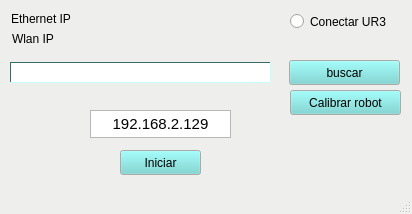
<?xml version="1.0" encoding="UTF-8"?>
<ui version="4.0">
 <class>MainWindow</class>
 <widget class="QMainWindow" name="MainWindow">
  <property name="enabled">
   <bool>true</bool>
  </property>
  <property name="geometry">
   <rect>
    <x>0</x>
    <y>0</y>
    <width>412</width>
    <height>214</height>
   </rect>
  </property>
  <property name="sizePolicy">
   <sizepolicy hsizetype="Fixed" vsizetype="Fixed">
    <horstretch>0</horstretch>
    <verstretch>0</verstretch>
   </sizepolicy>
  </property>
  <property name="minimumSize">
   <size>
    <width>412</width>
    <height>214</height>
   </size>
  </property>
  <property name="maximumSize">
   <size>
    <width>412</width>
    <height>258</height>
   </size>
  </property>
  <property name="palette">
   <palette>
    <active>
     <colorrole role="WindowText">
      <brush brushstyle="SolidPattern">
       <color alpha="255">
        <red>0</red>
        <green>0</green>
        <blue>0</blue>
       </color>
      </brush>
     </colorrole>
     <colorrole role="Button">
      <brush brushstyle="SolidPattern">
       <color alpha="255">
        <red>110</red>
        <green>215</green>
        <blue>213</blue>
       </color>
      </brush>
     </colorrole>
     <colorrole role="Light">
      <brush brushstyle="SolidPattern">
       <color alpha="255">
        <red>199</red>
        <green>255</green>
        <blue>254</blue>
       </color>
      </brush>
     </colorrole>
     <colorrole role="Midlight">
      <brush brushstyle="SolidPattern">
       <color alpha="255">
        <red>154</red>
        <green>235</green>
        <blue>233</blue>
       </color>
      </brush>
     </colorrole>
     <colorrole role="Dark">
      <brush brushstyle="SolidPattern">
       <color alpha="255">
        <red>55</red>
        <green>107</green>
        <blue>106</blue>
       </color>
      </brush>
     </colorrole>
     <colorrole role="Mid">
      <brush brushstyle="SolidPattern">
       <color alpha="255">
        <red>73</red>
        <green>143</green>
        <blue>142</blue>
       </color>
      </brush>
     </colorrole>
     <colorrole role="Text">
      <brush brushstyle="SolidPattern">
       <color alpha="255">
        <red>0</red>
        <green>0</green>
        <blue>0</blue>
       </color>
      </brush>
     </colorrole>
     <colorrole role="BrightText">
      <brush brushstyle="SolidPattern">
       <color alpha="255">
        <red>255</red>
        <green>255</green>
        <blue>255</blue>
       </color>
      </brush>
     </colorrole>
     <colorrole role="ButtonText">
      <brush brushstyle="SolidPattern">
       <color alpha="255">
        <red>0</red>
        <green>0</green>
        <blue>0</blue>
       </color>
      </brush>
     </colorrole>
     <colorrole role="Base">
      <brush brushstyle="SolidPattern">
       <color alpha="255">
        <red>255</red>
        <green>255</green>
        <blue>255</blue>
       </color>
      </brush>
     </colorrole>
     <colorrole role="Window">
      <brush brushstyle="SolidPattern">
       <color alpha="255">
        <red>238</red>
        <green>238</green>
        <blue>236</blue>
       </color>
      </brush>
     </colorrole>
     <colorrole role="Shadow">
      <brush brushstyle="SolidPattern">
       <color alpha="255">
        <red>0</red>
        <green>0</green>
        <blue>0</blue>
       </color>
      </brush>
     </colorrole>
     <colorrole role="AlternateBase">
      <brush brushstyle="SolidPattern">
       <color alpha="255">
        <red>182</red>
        <green>235</green>
        <blue>234</blue>
       </color>
      </brush>
     </colorrole>
     <colorrole role="ToolTipBase">
      <brush brushstyle="SolidPattern">
       <color alpha="255">
        <red>255</red>
        <green>255</green>
        <blue>220</blue>
       </color>
      </brush>
     </colorrole>
     <colorrole role="ToolTipText">
      <brush brushstyle="SolidPattern">
       <color alpha="255">
        <red>0</red>
        <green>0</green>
        <blue>0</blue>
       </color>
      </brush>
     </colorrole>
     <colorrole role="PlaceholderText">
      <brush brushstyle="SolidPattern">
       <color alpha="128">
        <red>0</red>
        <green>0</green>
        <blue>0</blue>
       </color>
      </brush>
     </colorrole>
    </active>
    <inactive>
     <colorrole role="WindowText">
      <brush brushstyle="SolidPattern">
       <color alpha="255">
        <red>0</red>
        <green>0</green>
        <blue>0</blue>
       </color>
      </brush>
     </colorrole>
     <colorrole role="Button">
      <brush brushstyle="SolidPattern">
       <color alpha="255">
        <red>110</red>
        <green>215</green>
        <blue>213</blue>
       </color>
      </brush>
     </colorrole>
     <colorrole role="Light">
      <brush brushstyle="SolidPattern">
       <color alpha="255">
        <red>199</red>
        <green>255</green>
        <blue>254</blue>
       </color>
      </brush>
     </colorrole>
     <colorrole role="Midlight">
      <brush brushstyle="SolidPattern">
       <color alpha="255">
        <red>154</red>
        <green>235</green>
        <blue>233</blue>
       </color>
      </brush>
     </colorrole>
     <colorrole role="Dark">
      <brush brushstyle="SolidPattern">
       <color alpha="255">
        <red>55</red>
        <green>107</green>
        <blue>106</blue>
       </color>
      </brush>
     </colorrole>
     <colorrole role="Mid">
      <brush brushstyle="SolidPattern">
       <color alpha="255">
        <red>73</red>
        <green>143</green>
        <blue>142</blue>
       </color>
      </brush>
     </colorrole>
     <colorrole role="Text">
      <brush brushstyle="SolidPattern">
       <color alpha="255">
        <red>0</red>
        <green>0</green>
        <blue>0</blue>
       </color>
      </brush>
     </colorrole>
     <colorrole role="BrightText">
      <brush brushstyle="SolidPattern">
       <color alpha="255">
        <red>255</red>
        <green>255</green>
        <blue>255</blue>
       </color>
      </brush>
     </colorrole>
     <colorrole role="ButtonText">
      <brush brushstyle="SolidPattern">
       <color alpha="255">
        <red>0</red>
        <green>0</green>
        <blue>0</blue>
       </color>
      </brush>
     </colorrole>
     <colorrole role="Base">
      <brush brushstyle="SolidPattern">
       <color alpha="255">
        <red>255</red>
        <green>255</green>
        <blue>255</blue>
       </color>
      </brush>
     </colorrole>
     <colorrole role="Window">
      <brush brushstyle="SolidPattern">
       <color alpha="255">
        <red>238</red>
        <green>238</green>
        <blue>236</blue>
       </color>
      </brush>
     </colorrole>
     <colorrole role="Shadow">
      <brush brushstyle="SolidPattern">
       <color alpha="255">
        <red>0</red>
        <green>0</green>
        <blue>0</blue>
       </color>
      </brush>
     </colorrole>
     <colorrole role="AlternateBase">
      <brush brushstyle="SolidPattern">
       <color alpha="255">
        <red>182</red>
        <green>235</green>
        <blue>234</blue>
       </color>
      </brush>
     </colorrole>
     <colorrole role="ToolTipBase">
      <brush brushstyle="SolidPattern">
       <color alpha="255">
        <red>255</red>
        <green>255</green>
        <blue>220</blue>
       </color>
      </brush>
     </colorrole>
     <colorrole role="ToolTipText">
      <brush brushstyle="SolidPattern">
       <color alpha="255">
        <red>0</red>
        <green>0</green>
        <blue>0</blue>
       </color>
      </brush>
     </colorrole>
     <colorrole role="PlaceholderText">
      <brush brushstyle="SolidPattern">
       <color alpha="128">
        <red>0</red>
        <green>0</green>
        <blue>0</blue>
       </color>
      </brush>
     </colorrole>
    </inactive>
    <disabled>
     <colorrole role="WindowText">
      <brush brushstyle="SolidPattern">
       <color alpha="255">
        <red>55</red>
        <green>107</green>
        <blue>106</blue>
       </color>
      </brush>
     </colorrole>
     <colorrole role="Button">
      <brush brushstyle="SolidPattern">
       <color alpha="255">
        <red>110</red>
        <green>215</green>
        <blue>213</blue>
       </color>
      </brush>
     </colorrole>
     <colorrole role="Light">
      <brush brushstyle="SolidPattern">
       <color alpha="255">
        <red>199</red>
        <green>255</green>
        <blue>254</blue>
       </color>
      </brush>
     </colorrole>
     <colorrole role="Midlight">
      <brush brushstyle="SolidPattern">
       <color alpha="255">
        <red>154</red>
        <green>235</green>
        <blue>233</blue>
       </color>
      </brush>
     </colorrole>
     <colorrole role="Dark">
      <brush brushstyle="SolidPattern">
       <color alpha="255">
        <red>55</red>
        <green>107</green>
        <blue>106</blue>
       </color>
      </brush>
     </colorrole>
     <colorrole role="Mid">
      <brush brushstyle="SolidPattern">
       <color alpha="255">
        <red>73</red>
        <green>143</green>
        <blue>142</blue>
       </color>
      </brush>
     </colorrole>
     <colorrole role="Text">
      <brush brushstyle="SolidPattern">
       <color alpha="255">
        <red>55</red>
        <green>107</green>
        <blue>106</blue>
       </color>
      </brush>
     </colorrole>
     <colorrole role="BrightText">
      <brush brushstyle="SolidPattern">
       <color alpha="255">
        <red>255</red>
        <green>255</green>
        <blue>255</blue>
       </color>
      </brush>
     </colorrole>
     <colorrole role="ButtonText">
      <brush brushstyle="SolidPattern">
       <color alpha="255">
        <red>55</red>
        <green>107</green>
        <blue>106</blue>
       </color>
      </brush>
     </colorrole>
     <colorrole role="Base">
      <brush brushstyle="SolidPattern">
       <color alpha="255">
        <red>238</red>
        <green>238</green>
        <blue>236</blue>
       </color>
      </brush>
     </colorrole>
     <colorrole role="Window">
      <brush brushstyle="SolidPattern">
       <color alpha="255">
        <red>238</red>
        <green>238</green>
        <blue>236</blue>
       </color>
      </brush>
     </colorrole>
     <colorrole role="Shadow">
      <brush brushstyle="SolidPattern">
       <color alpha="255">
        <red>0</red>
        <green>0</green>
        <blue>0</blue>
       </color>
      </brush>
     </colorrole>
     <colorrole role="AlternateBase">
      <brush brushstyle="SolidPattern">
       <color alpha="255">
        <red>110</red>
        <green>215</green>
        <blue>213</blue>
       </color>
      </brush>
     </colorrole>
     <colorrole role="ToolTipBase">
      <brush brushstyle="SolidPattern">
       <color alpha="255">
        <red>255</red>
        <green>255</green>
        <blue>220</blue>
       </color>
      </brush>
     </colorrole>
     <colorrole role="ToolTipText">
      <brush brushstyle="SolidPattern">
       <color alpha="255">
        <red>0</red>
        <green>0</green>
        <blue>0</blue>
       </color>
      </brush>
     </colorrole>
     <colorrole role="PlaceholderText">
      <brush brushstyle="SolidPattern">
       <color alpha="128">
        <red>0</red>
        <green>0</green>
        <blue>0</blue>
       </color>
      </brush>
     </colorrole>
    </disabled>
   </palette>
  </property>
  <property name="windowTitle">
   <string>Configuración</string>
  </property>
  <widget class="QWidget" name="centralwidget">
   <widget class="QTextBrowser" name="my_etherner_ip">
    <property name="geometry">
     <rect>
      <x>100</x>
      <y>7</y>
      <width>241</width>
      <height>21</height>
     </rect>
    </property>
    <property name="palette">
     <palette>
      <active>
       <colorrole role="Base">
        <brush brushstyle="SolidPattern">
         <color alpha="0">
          <red>191</red>
          <green>64</green>
          <blue>64</blue>
         </color>
        </brush>
       </colorrole>
       <colorrole role="Window">
        <brush brushstyle="SolidPattern">
         <color alpha="255">
          <red>238</red>
          <green>238</green>
          <blue>236</blue>
         </color>
        </brush>
       </colorrole>
      </active>
      <inactive>
       <colorrole role="Base">
        <brush brushstyle="SolidPattern">
         <color alpha="0">
          <red>191</red>
          <green>64</green>
          <blue>64</blue>
         </color>
        </brush>
       </colorrole>
       <colorrole role="Window">
        <brush brushstyle="SolidPattern">
         <color alpha="255">
          <red>238</red>
          <green>238</green>
          <blue>236</blue>
         </color>
        </brush>
       </colorrole>
      </inactive>
      <disabled>
       <colorrole role="Base">
        <brush brushstyle="SolidPattern">
         <color alpha="255">
          <red>238</red>
          <green>238</green>
          <blue>236</blue>
         </color>
        </brush>
       </colorrole>
       <colorrole role="Window">
        <brush brushstyle="SolidPattern">
         <color alpha="255">
          <red>238</red>
          <green>238</green>
          <blue>236</blue>
         </color>
        </brush>
       </colorrole>
      </disabled>
     </palette>
    </property>
    <property name="acceptDrops">
     <bool>true</bool>
    </property>
    <property name="frameShape">
     <enum>QFrame::NoFrame</enum>
    </property>
    <property name="lineWidth">
     <number>0</number>
    </property>
    <property name="verticalScrollBarPolicy">
     <enum>Qt::ScrollBarAlwaysOff</enum>
    </property>
    <property name="html">
     <string>&lt;!DOCTYPE HTML PUBLIC &quot;-//W3C//DTD HTML 4.0//EN&quot; &quot;http://www.w3.org/TR/REC-html40/strict.dtd&quot;&gt;
&lt;html&gt;&lt;head&gt;&lt;meta name=&quot;qrichtext&quot; content=&quot;1&quot; /&gt;&lt;style type=&quot;text/css&quot;&gt;
p, li { white-space: pre-wrap; }
&lt;/style&gt;&lt;/head&gt;&lt;body style=&quot; font-family:'Ubuntu'; font-size:11pt; font-weight:400; font-style:normal;&quot;&gt;
&lt;p style=&quot;-qt-paragraph-type:empty; margin-top:0px; margin-bottom:0px; margin-left:0px; margin-right:0px; -qt-block-indent:0; text-indent:0px;&quot;&gt;&lt;br /&gt;&lt;/p&gt;&lt;/body&gt;&lt;/html&gt;</string>
    </property>
   </widget>
   <widget class="QTextBrowser" name="my_wlan_ip">
    <property name="geometry">
     <rect>
      <x>100</x>
      <y>25</y>
      <width>151</width>
      <height>21</height>
     </rect>
    </property>
    <property name="palette">
     <palette>
      <active>
       <colorrole role="Base">
        <brush brushstyle="SolidPattern">
         <color alpha="0">
          <red>191</red>
          <green>64</green>
          <blue>64</blue>
         </color>
        </brush>
       </colorrole>
      </active>
      <inactive>
       <colorrole role="Base">
        <brush brushstyle="SolidPattern">
         <color alpha="0">
          <red>191</red>
          <green>64</green>
          <blue>64</blue>
         </color>
        </brush>
       </colorrole>
      </inactive>
      <disabled>
       <colorrole role="Base">
        <brush brushstyle="SolidPattern">
         <color alpha="255">
          <red>239</red>
          <green>239</green>
          <blue>239</blue>
         </color>
        </brush>
       </colorrole>
      </disabled>
     </palette>
    </property>
    <property name="acceptDrops">
     <bool>true</bool>
    </property>
    <property name="frameShape">
     <enum>QFrame::NoFrame</enum>
    </property>
    <property name="lineWidth">
     <number>0</number>
    </property>
    <property name="verticalScrollBarPolicy">
     <enum>Qt::ScrollBarAlwaysOff</enum>
    </property>
    <property name="html">
     <string>&lt;!DOCTYPE HTML PUBLIC &quot;-//W3C//DTD HTML 4.0//EN&quot; &quot;http://www.w3.org/TR/REC-html40/strict.dtd&quot;&gt;
&lt;html&gt;&lt;head&gt;&lt;meta name=&quot;qrichtext&quot; content=&quot;1&quot; /&gt;&lt;style type=&quot;text/css&quot;&gt;
p, li { white-space: pre-wrap; }
&lt;/style&gt;&lt;/head&gt;&lt;body style=&quot; font-family:'Ubuntu'; font-size:11pt; font-weight:400; font-style:normal;&quot;&gt;
&lt;p style=&quot;-qt-paragraph-type:empty; margin-top:0px; margin-bottom:0px; margin-left:0px; margin-right:0px; -qt-block-indent:0; text-indent:0px;&quot;&gt;&lt;br /&gt;&lt;/p&gt;&lt;/body&gt;&lt;/html&gt;</string>
    </property>
   </widget>
   <widget class="QTextEdit" name="robot_ip">
    <property name="geometry">
     <rect>
      <x>90</x>
      <y>110</y>
      <width>141</width>
      <height>28</height>
     </rect>
    </property>
    <property name="font">
     <font>
      <kerning>true</kerning>
     </font>
    </property>
    <property name="layoutDirection">
     <enum>Qt::LeftToRight</enum>
    </property>
    <property name="verticalScrollBarPolicy">
     <enum>Qt::ScrollBarAlwaysOff</enum>
    </property>
    <property name="html">
     <string>&lt;!DOCTYPE HTML PUBLIC &quot;-//W3C//DTD HTML 4.0//EN&quot; &quot;http://www.w3.org/TR/REC-html40/strict.dtd&quot;&gt;
&lt;html&gt;&lt;head&gt;&lt;meta name=&quot;qrichtext&quot; content=&quot;1&quot; /&gt;&lt;style type=&quot;text/css&quot;&gt;
p, li { white-space: pre-wrap; }
&lt;/style&gt;&lt;/head&gt;&lt;body style=&quot; font-family:'Ubuntu'; font-size:11pt; font-weight:400; font-style:normal;&quot;&gt;
&lt;p align=&quot;center&quot; style=&quot; margin-top:0px; margin-bottom:0px; margin-left:0px; margin-right:0px; -qt-block-indent:0; text-indent:0px;&quot;&gt;192.168.2.129&lt;/p&gt;&lt;/body&gt;&lt;/html&gt;</string>
    </property>
   </widget>
   <widget class="QPushButton" name="Calibrar">
    <property name="geometry">
     <rect>
      <x>290</x>
      <y>90</y>
      <width>111</width>
      <height>25</height>
     </rect>
    </property>
    <property name="palette">
     <palette>
      <active>
       <colorrole role="Button">
        <brush brushstyle="SolidPattern">
         <color alpha="255">
          <red>110</red>
          <green>215</green>
          <blue>213</blue>
         </color>
        </brush>
       </colorrole>
       <colorrole role="Base">
        <brush brushstyle="SolidPattern">
         <color alpha="255">
          <red>255</red>
          <green>255</green>
          <blue>255</blue>
         </color>
        </brush>
       </colorrole>
      </active>
      <inactive>
       <colorrole role="Button">
        <brush brushstyle="SolidPattern">
         <color alpha="255">
          <red>110</red>
          <green>215</green>
          <blue>213</blue>
         </color>
        </brush>
       </colorrole>
       <colorrole role="Base">
        <brush brushstyle="SolidPattern">
         <color alpha="255">
          <red>255</red>
          <green>255</green>
          <blue>255</blue>
         </color>
        </brush>
       </colorrole>
      </inactive>
      <disabled>
       <colorrole role="Button">
        <brush brushstyle="SolidPattern">
         <color alpha="255">
          <red>110</red>
          <green>215</green>
          <blue>213</blue>
         </color>
        </brush>
       </colorrole>
       <colorrole role="Base">
        <brush brushstyle="SolidPattern">
         <color alpha="255">
          <red>239</red>
          <green>239</green>
          <blue>239</blue>
         </color>
        </brush>
       </colorrole>
      </disabled>
     </palette>
    </property>
    <property name="text">
     <string>Calibrar robot</string>
    </property>
   </widget>
   <widget class="QPushButton" name="seleccionar_archivo">
    <property name="geometry">
     <rect>
      <x>289</x>
      <y>60</y>
      <width>111</width>
      <height>25</height>
     </rect>
    </property>
    <property name="palette">
     <palette>
      <active>
       <colorrole role="Button">
        <brush brushstyle="SolidPattern">
         <color alpha="255">
          <red>110</red>
          <green>215</green>
          <blue>213</blue>
         </color>
        </brush>
       </colorrole>
       <colorrole role="Base">
        <brush brushstyle="SolidPattern">
         <color alpha="255">
          <red>255</red>
          <green>255</green>
          <blue>255</blue>
         </color>
        </brush>
       </colorrole>
      </active>
      <inactive>
       <colorrole role="Button">
        <brush brushstyle="SolidPattern">
         <color alpha="255">
          <red>110</red>
          <green>215</green>
          <blue>213</blue>
         </color>
        </brush>
       </colorrole>
       <colorrole role="Base">
        <brush brushstyle="SolidPattern">
         <color alpha="255">
          <red>255</red>
          <green>255</green>
          <blue>255</blue>
         </color>
        </brush>
       </colorrole>
      </inactive>
      <disabled>
       <colorrole role="Button">
        <brush brushstyle="SolidPattern">
         <color alpha="255">
          <red>110</red>
          <green>215</green>
          <blue>213</blue>
         </color>
        </brush>
       </colorrole>
       <colorrole role="Base">
        <brush brushstyle="SolidPattern">
         <color alpha="255">
          <red>239</red>
          <green>239</green>
          <blue>239</blue>
         </color>
        </brush>
       </colorrole>
      </disabled>
     </palette>
    </property>
    <property name="text">
     <string>buscar</string>
    </property>
   </widget>
   <widget class="QPushButton" name="iniciar_driver">
    <property name="geometry">
     <rect>
      <x>120</x>
      <y>150</y>
      <width>81</width>
      <height>25</height>
     </rect>
    </property>
    <property name="palette">
     <palette>
      <active>
       <colorrole role="Button">
        <brush brushstyle="SolidPattern">
         <color alpha="255">
          <red>110</red>
          <green>215</green>
          <blue>213</blue>
         </color>
        </brush>
       </colorrole>
       <colorrole role="Base">
        <brush brushstyle="SolidPattern">
         <color alpha="255">
          <red>255</red>
          <green>255</green>
          <blue>255</blue>
         </color>
        </brush>
       </colorrole>
      </active>
      <inactive>
       <colorrole role="Button">
        <brush brushstyle="SolidPattern">
         <color alpha="255">
          <red>110</red>
          <green>215</green>
          <blue>213</blue>
         </color>
        </brush>
       </colorrole>
       <colorrole role="Base">
        <brush brushstyle="SolidPattern">
         <color alpha="255">
          <red>255</red>
          <green>255</green>
          <blue>255</blue>
         </color>
        </brush>
       </colorrole>
      </inactive>
      <disabled>
       <colorrole role="Button">
        <brush brushstyle="SolidPattern">
         <color alpha="255">
          <red>110</red>
          <green>215</green>
          <blue>213</blue>
         </color>
        </brush>
       </colorrole>
       <colorrole role="Base">
        <brush brushstyle="SolidPattern">
         <color alpha="255">
          <red>239</red>
          <green>239</green>
          <blue>239</blue>
         </color>
        </brush>
       </colorrole>
      </disabled>
     </palette>
    </property>
    <property name="text">
     <string>Iniciar</string>
    </property>
   </widget>
   <widget class="QLabel" name="wlan_ip">
    <property name="geometry">
     <rect>
      <x>12</x>
      <y>30</y>
      <width>67</width>
      <height>17</height>
     </rect>
    </property>
    <property name="text">
     <string>Wlan IP</string>
    </property>
   </widget>
   <widget class="QLabel" name="ethernet_ip">
    <property name="geometry">
     <rect>
      <x>11</x>
      <y>10</y>
      <width>81</width>
      <height>17</height>
     </rect>
    </property>
    <property name="text">
     <string>Ethernet IP</string>
    </property>
   </widget>
   <widget class="QTextEdit" name="archivo_calibracion">
    <property name="geometry">
     <rect>
      <x>10</x>
      <y>62</y>
      <width>261</width>
      <height>21</height>
     </rect>
    </property>
    <property name="sizePolicy">
     <sizepolicy hsizetype="Expanding" vsizetype="Expanding">
      <horstretch>0</horstretch>
      <verstretch>0</verstretch>
     </sizepolicy>
    </property>
    <property name="font">
     <font>
      <kerning>true</kerning>
     </font>
    </property>
    <property name="layoutDirection">
     <enum>Qt::LeftToRight</enum>
    </property>
    <property name="frameShape">
     <enum>QFrame::Panel</enum>
    </property>
    <property name="verticalScrollBarPolicy">
     <enum>Qt::ScrollBarAlwaysOff</enum>
    </property>
    <property name="horizontalScrollBarPolicy">
     <enum>Qt::ScrollBarAlwaysOff</enum>
    </property>
    <property name="lineWrapMode">
     <enum>QTextEdit::NoWrap</enum>
    </property>
    <property name="html">
     <string>&lt;!DOCTYPE HTML PUBLIC &quot;-//W3C//DTD HTML 4.0//EN&quot; &quot;http://www.w3.org/TR/REC-html40/strict.dtd&quot;&gt;
&lt;html&gt;&lt;head&gt;&lt;meta name=&quot;qrichtext&quot; content=&quot;1&quot; /&gt;&lt;style type=&quot;text/css&quot;&gt;
p, li { white-space: pre-wrap; }
&lt;/style&gt;&lt;/head&gt;&lt;body style=&quot; font-family:'Ubuntu'; font-size:11pt; font-weight:400; font-style:normal;&quot;&gt;
&lt;p style=&quot;-qt-paragraph-type:empty; margin-top:0px; margin-bottom:0px; margin-left:0px; margin-right:0px; -qt-block-indent:0; text-indent:0px;&quot;&gt;&lt;br /&gt;&lt;/p&gt;&lt;/body&gt;&lt;/html&gt;</string>
    </property>
   </widget>
   <widget class="QRadioButton" name="conectar_robot">
    <property name="geometry">
     <rect>
      <x>290</x>
      <y>10</y>
      <width>112</width>
      <height>23</height>
     </rect>
    </property>
    <property name="text">
     <string>Conectar UR3</string>
    </property>
   </widget>
  </widget>
  <widget class="QMenuBar" name="menubar">
   <property name="geometry">
    <rect>
     <x>0</x>
     <y>0</y>
     <width>412</width>
     <height>22</height>
    </rect>
   </property>
  </widget>
  <widget class="QStatusBar" name="statusbar"/>
 </widget>
 <resources/>
 <connections/>
</ui>
